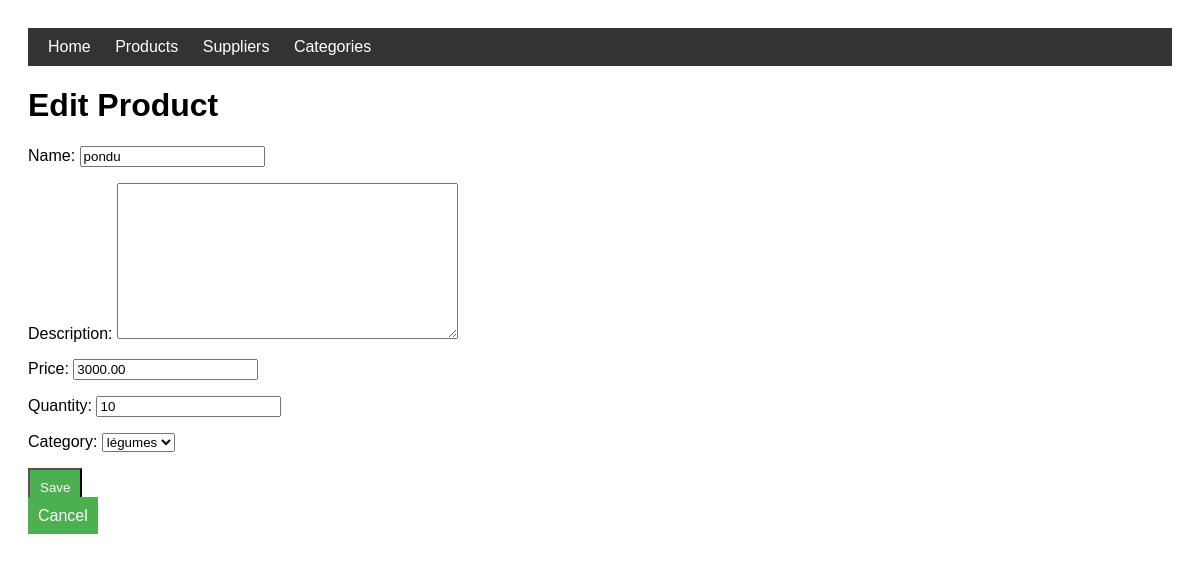
/inventory/products/2/edit/, run on the app's committed database.
### inventory/models.py (models this page shows, shortened)
class Product(models.Model):
    name = models.CharField(max_length=100)
    category = models.ForeignKey(Category, on_delete=models.CASCADE)
    description = models.TextField(blank=True, null=True)
    price = models.DecimalField(max_digits=10, decimal_places=2)
    quantity = models.PositiveIntegerField()

class Category(models.Model):
    name = models.CharField(max_length=100, unique=True)
    description = models.TextField(blank=True, null=True)
    def __str__(self):
        return self.name

### inventory/views.py (the view)
# urls.py: path('products/<int:pk>/edit/', views.product_update, name='product-update'),
def product_update(request, pk):
    product = get_object_or_404(Product, pk=pk)
    if request.method == 'POST':
        form = ProductForm(request.POST, instance=product)
        if form.is_valid():
            form.save()
            return redirect('product-list')
    else:
        form = ProductForm(instance=product)
    return render(request, 'product_form.html', {'form': form, 'form_title': 'Edit Product'})

### inventory/forms.py
class ProductForm(forms.ModelForm):
    class Meta:
        model = Product
        fields = ['name', 'description', 'price', 'quantity', 'category']
        widgets = {
            'name': forms.TextInput(attrs={'class': 'form-control'}),
            'description': forms.Textarea(attrs={'class': 'form-control'}),
            'price': forms.NumberInput(attrs={'class': 'form-control'}),
            'quantity': forms.NumberInput(attrs={'class': 'form-control'}),
            'category': forms.Select(attrs={'class': 'form-control'}),
            'supplier': forms.Select(attrs={'class': 'form-control'}),
        }

### inventory/templates/product_form.html (shortened to what this page needs)
{% extends 'base.html' %}
{% block content %}
<h1>{{ form_title }}</h1>
<form method="POST">
    {{ form.as_p }}
    <button type="submit" class="btn">Save</button>
</form>
<a href="{% url 'product-list' %}" class="btn">Cancel</a>
{% endblock %}

### inventory/templates/base.html (style rules this page uses)
body { font-family: Arial, sans-serif; padding: 20px; }
.btn { background-color: #4CAF50; color: white; padding: 10px; text-decoration: none; margin-right: 10px; }

### data on the page
Product: name "pondu", price "3000.00", quantity "10", category "légumes"
